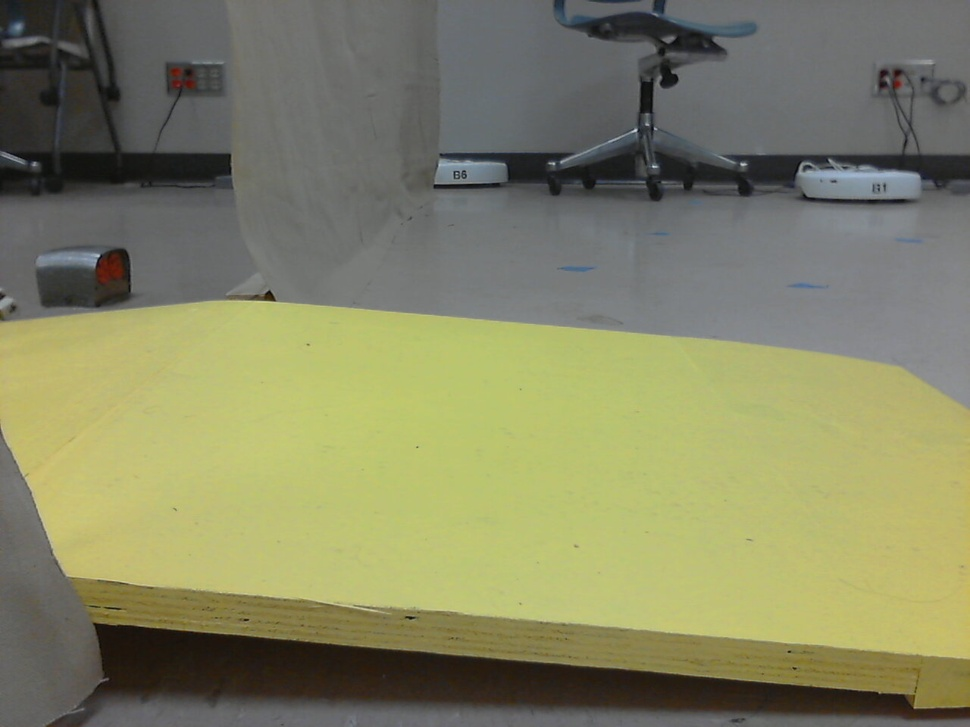
//> input picture New Dataset/2014-12-09-150824.jpg, 970 x 727 px, shrunk from 1280 x 960 before the run, given in place of the camera
$ ./IRobot   (built with g++ and OpenCV 4)
//> lines starting //> are read from the running program, lines starting //| are printed output that depends on the picture
#include "opencv2/opencv.hpp"

using namespace cv;

int main(int, char**)
{
    VideoCapture cap(0); // open the default camera
    if(!cap.isOpened())  // check if we succeeded
    return -1;

    Mat edges;
    namedWindow("edges",1);
    for(;;)
    {
        Mat frame;
        cap >> frame; // get a new frame from camera
//> frame is the input picture: 727 rows x 970 cols, CV_8UC3; mean B, G, R 99.7, 132.6, 131.9
        cvtColor(frame, edges, CV_BGR2GRAY);
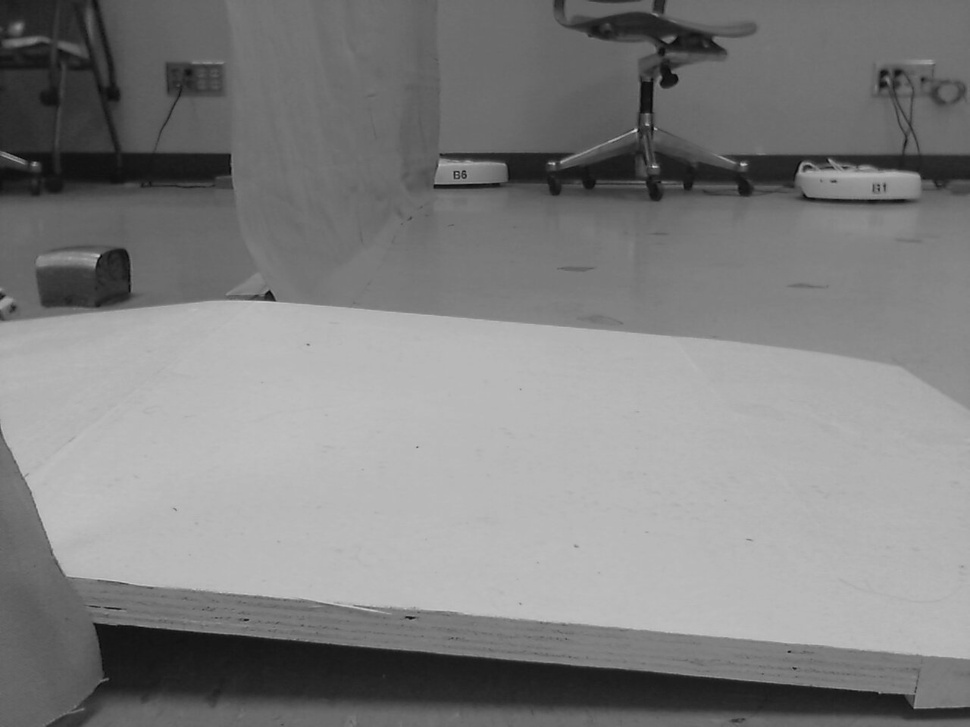
//> edges: 727 rows x 970 cols, CV_8UC1; min 4, max 215, mean 128.6
        GaussianBlur(edges, edges, Size(7,7), 1.5, 1.5);
        Canny(edges, edges, 0, 30, 3);
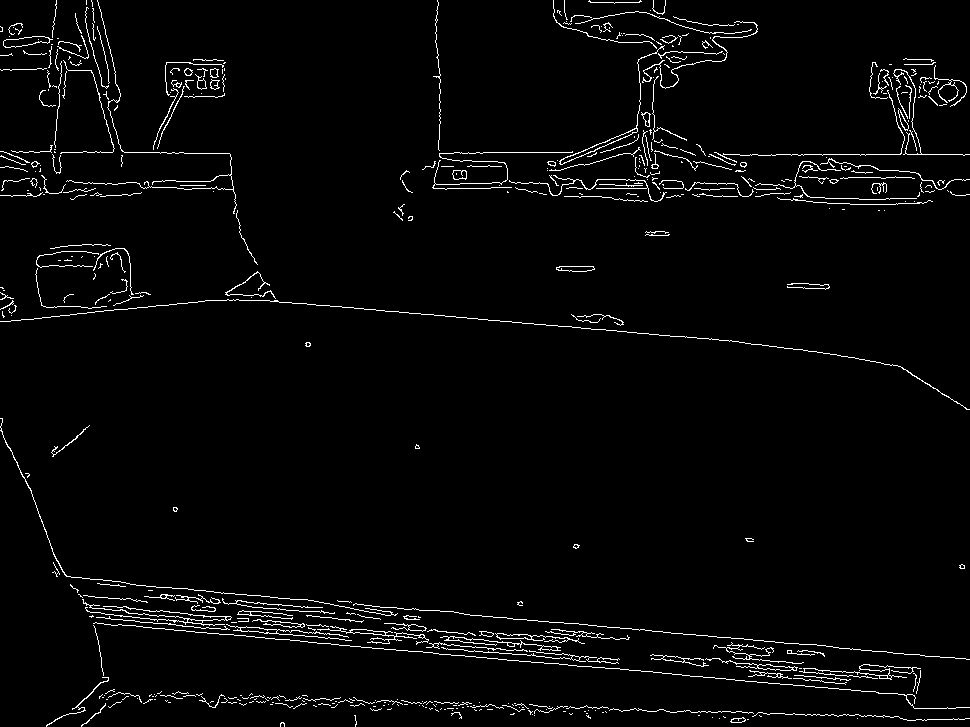
//> edges: 727 rows x 970 cols, CV_8UC1; 2.8% white in thin lines or dots
        imshow("edges", edges);
        if(waitKey(30) >= 0) break;
//> the Esc key is pressed
    }
    // the camera will be deinitialized automatically in VideoCapture destructor
    return 0;
}

$ run again, on New Dataset/2014-12-09-150844.jpg
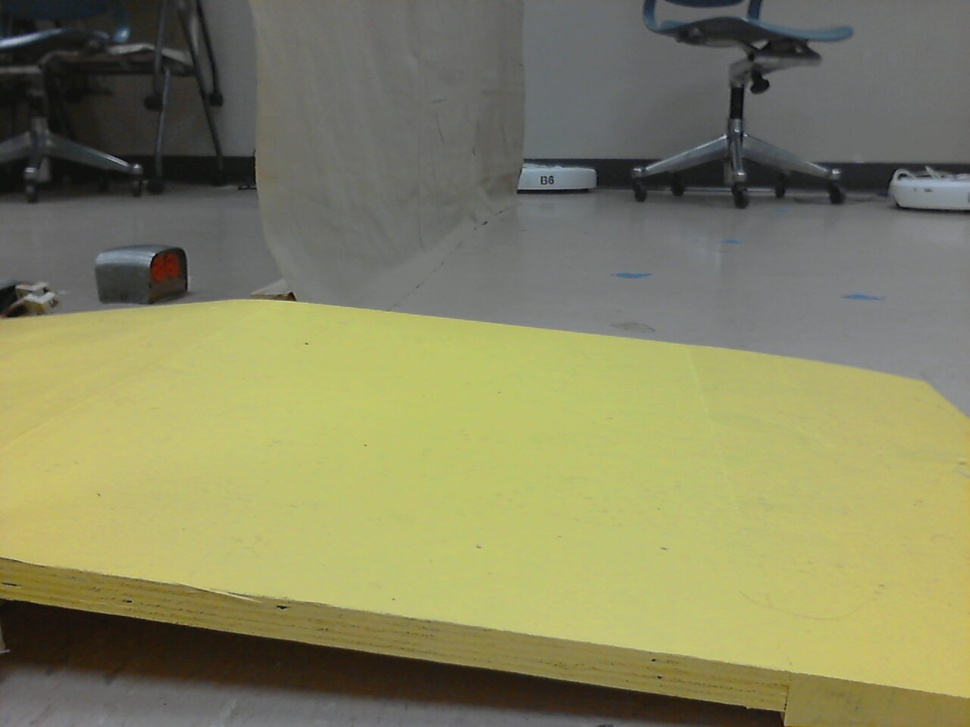
//> input picture New Dataset/2014-12-09-150844.jpg, 970 x 727 px, shrunk from 1280 x 960 before the run, given in place of the camera
//> frame is the input picture: 727 rows x 970 cols, CV_8UC3; mean B, G, R 96.4, 132.5, 133.3
//> `cvtColor(frame, edges, CV_BGR2GRAY);`:
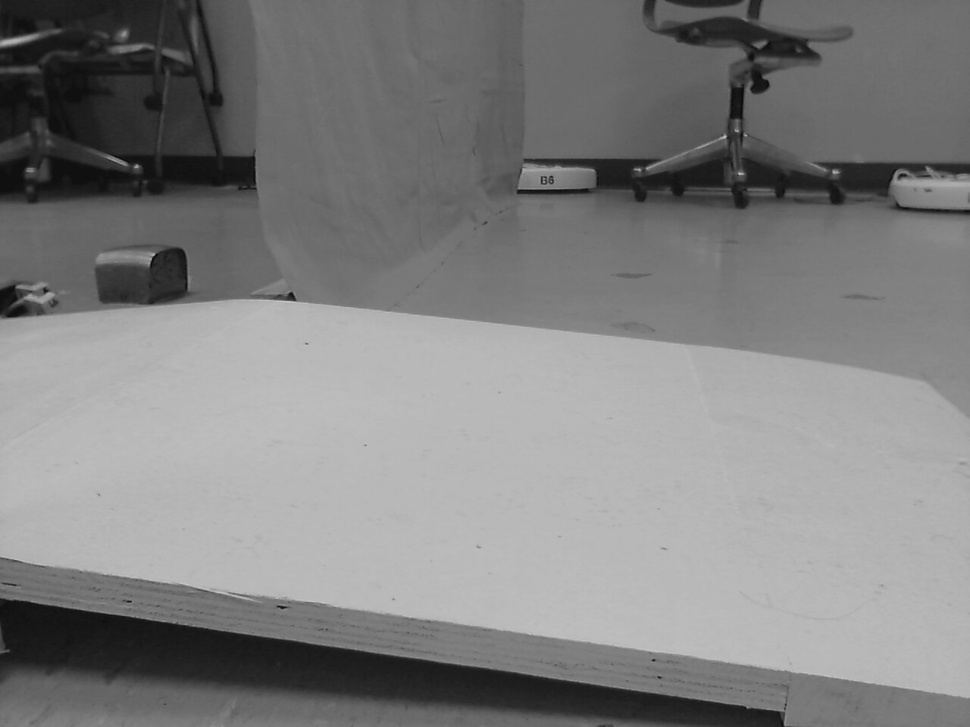
//> edges: 727 rows x 970 cols, CV_8UC1; min 4, max 201, mean 128.6
//> `Canny(edges, edges, 0, 30, 3);`:
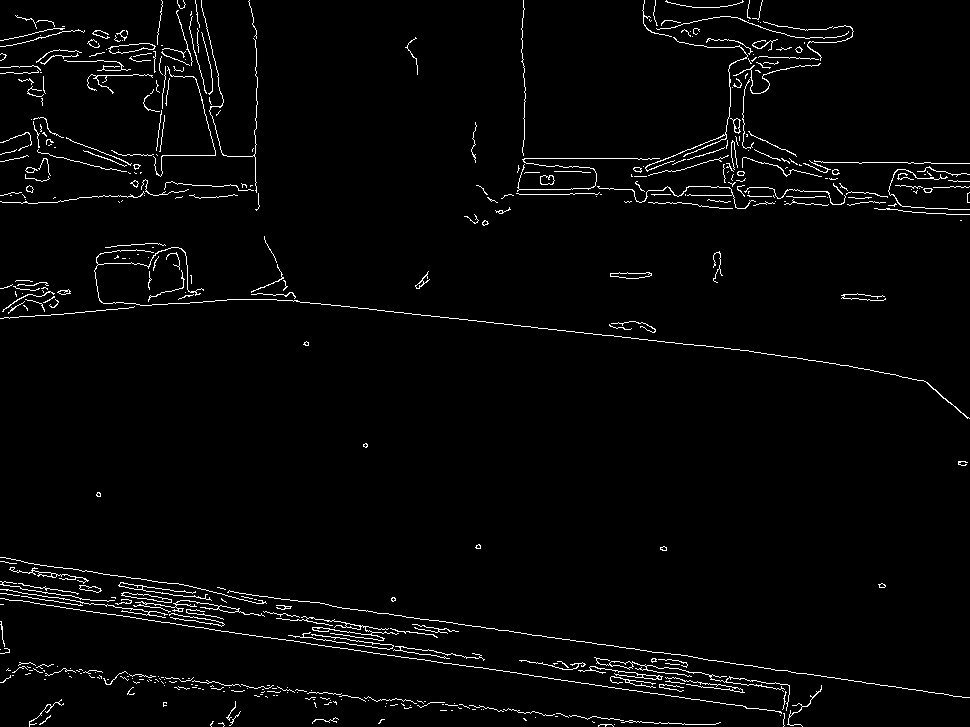
//> edges: 727 rows x 970 cols, CV_8UC1; 2.6% white in thin lines or dots
